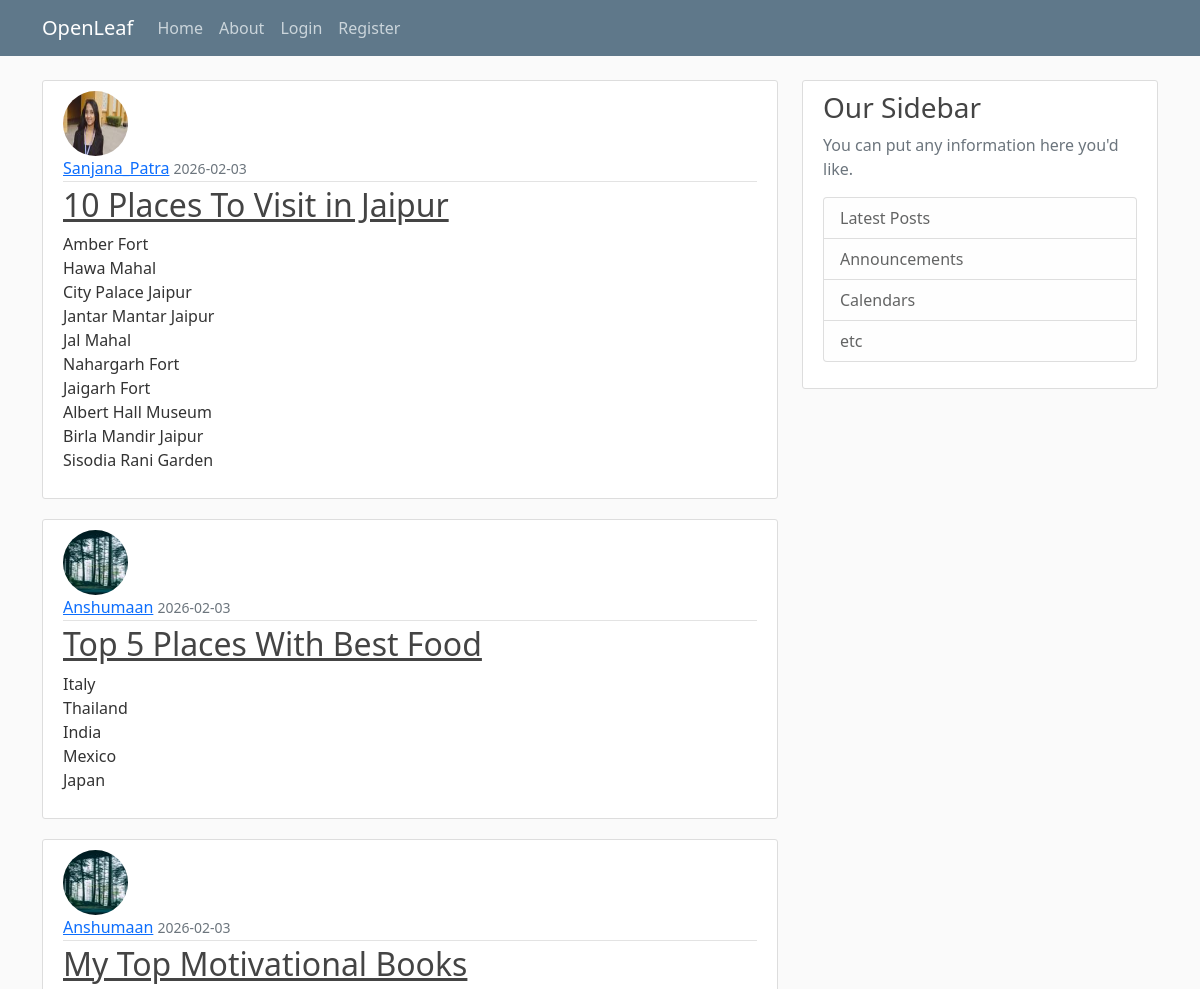
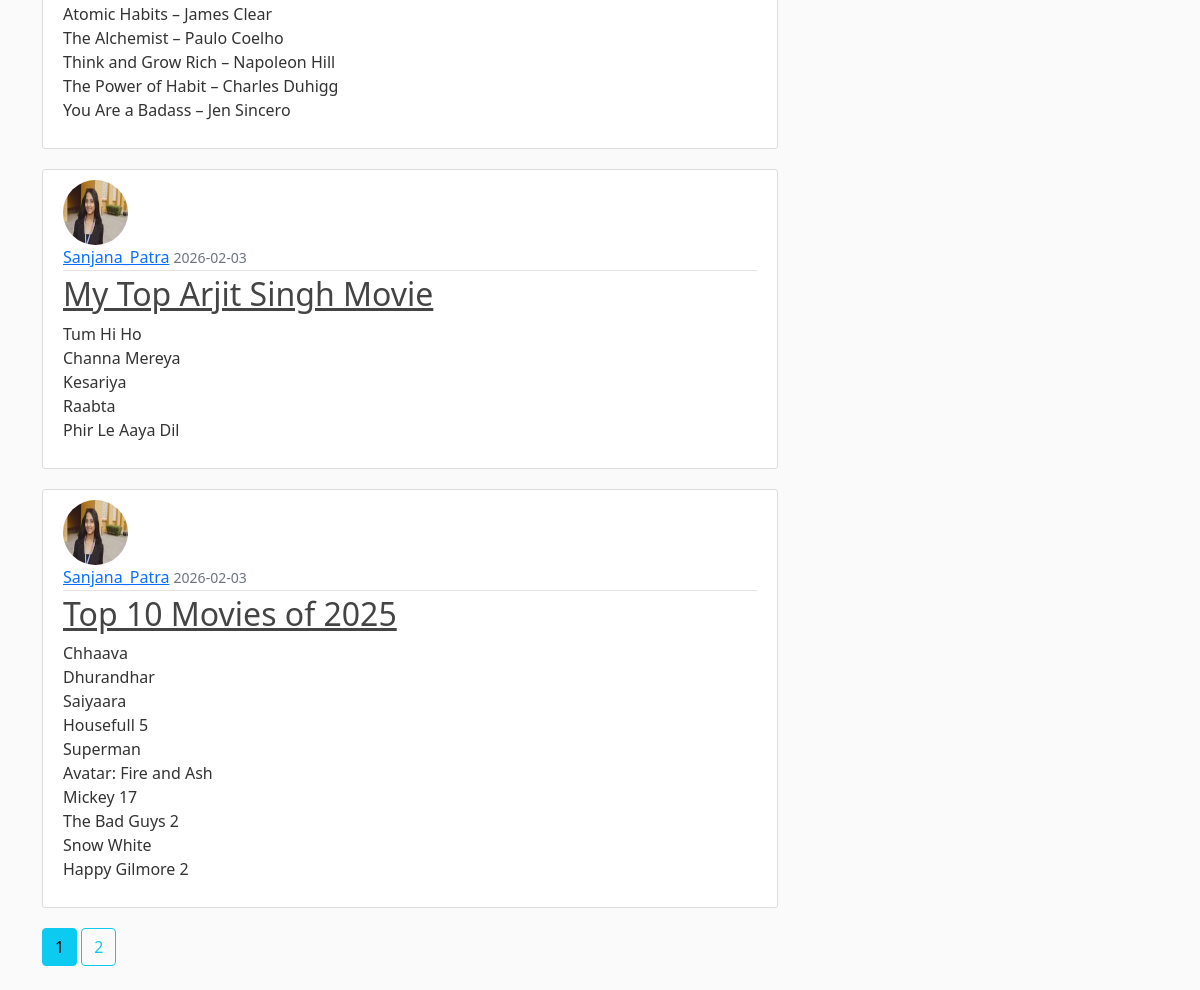
The page /home on the database its author committed (2 pictures, top to bottom).
### main/models.py (models this page shows, shortened)
class Post(db.Model):
    id = db.Column(db.Integer, primary_key=True)
    title = db.Column(db.String(100), nullable=False)
    date_posted = db.Column(db.DateTime, nullable=False, default=datetime.utcnow)
    content = db.Column(db.Text, nullable=False)
    user_id = db.Column(db.Integer, db.ForeignKey('user.id'), nullable=False)

class User(db.Model, UserMixin):
    id = db.Column(db.Integer, primary_key=True)
    username = db.Column(db.String(20), unique=True, nullable=False)
    email = db.Column(db.String(120), unique=True, nullable=False)
    image_file = db.Column(db.String(20), nullable=False, default='default.jpg')
    password = db.Column(db.String(60), nullable=False)
    posts = db.relationship('Post', backref='author', lazy=True)

### main/mmain/routes.py (the view)
@mmain.route("/")
@mmain.route("/home")
def home():
    page = request.args.get('page', 1, type=int)
    posts = Post.query.order_by(Post.date_posted.desc()).paginate(page=page, per_page=5)
    return render_template('home.html', posts=posts)

### main/templates/home.html
{% extends "layout.html" %}
{% block content %}
    {% for post in posts.items %}
        <article class="media content-section">
          <img class="rounded-circle article-img"
               src="{{ url_for('static', filename='profile_pics/' + post.author.image_file)}}">
          <div class="media-body">
            <div class="article-metadata">
              <a class="mr-2" href="{{ url_for('users.user_posts', username=post.author.username) }}">
                  {{ post.author.username }}</a>
              <small class="text-muted">{{ post.date_posted.strftime('%Y-%m-%d') }}</small>
            </div>
            <h2><a class="article-title" href="{{ url_for('posts.post', post_id=post.id)}}">{{ post.title }}</a></h2>
            <p class="article-content">{{ post.content }}</p>
          </div>
        </article>
    {% endfor %}
    {% for page_num in posts.iter_pages(left_edge=1, right_edge=1, left_current=1, right_current=2) %}
      {% if page_num %}
        {% if posts.page == page_num %}
          <a class="btn btn-info mb-4" href="{{ url_for('mmain.home', page=page_num) }}">{{ page_num }}</a>
        {% else %}
          <a class="btn btn-outline-info mb-4" href="{{ url_for('mmain.home', page=page_num) }}">{{ page_num }}</a>
        {% endif %}
      {% else %}
        ...
      {% endif %}
    {% endfor %}
{% endblock content %}

### main/templates/layout.html (shortened to what this page needs)
<!DOCTYPE html>
<html lang="en">
<head>
    <link href="https://cdn.jsdelivr.net/npm/bootstrap@5.0.2/dist/css/bootstrap.min.css"
          rel="stylesheet"
>
    <link rel="stylesheet" type="text/css" href="{{ url_for('static', filename='style.css') }}">
</head>
<body>
    <header class="site-header">
      <nav class="navbar navbar-expand-md navbar-dark bg-steel fixed-top">
        <div class="container">
          <a class="navbar-brand mr-4" href="/">OpenLeaf</a>
          <div class="collapse navbar-collapse" id="navbarToggle">
            <div class="navbar-nav mr-auto">
              <a class="nav-item nav-link" href="{{ url_for('mmain.home') }}">Home</a>
              <a class="nav-item nav-link" href="{{ url_for('mmain.about') }}">About</a>
            </div>
            <div class="navbar-nav">
              {% if current_user.is_authenticated %}
                <a class="nav-item nav-link" href="{{ url_for('posts.new_post') }}">New Post</a>
                <a class="nav-item nav-link" href="{{ url_for('users.account') }}">Account</a>
                <a class="nav-item nav-link" href="{{ url_for('users.logout') }}">Logout</a>
              {% else %}
                <a class="nav-item nav-link" href="{{ url_for('users.login') }}">Login</a>
                <a class="nav-item nav-link" href="{{ url_for('users.register') }}">Register</a>
              {% endif %}
            </div>
          </div>
        </div>
      </nav>
    </header>
    <main role="main" class="container">
      <div class="row">
        <div class="col-md-8">
          {% block content %}{% endblock %}
        </div>
        <div class="col-md-4">
          <div class="content-section">
            <h3>Our Sidebar</h3>
            <p class='text-muted'>You can put any information here you'd like.
              <ul class="list-group">
                <li class="list-group-item list-group-item-light">Latest Posts</li>
                <li class="list-group-item list-group-item-light">Announcements</li>
                <li class="list-group-item list-group-item-light">Calendars</li>
                <li class="list-group-item list-group-item-light">etc</li>
              </ul>
            </p>
          </div>
        </div>
      </div>
</main>
</body>
</html>

### main/static/style.css (style rules this page uses)
body { background: #fafafa; color: #333333; margin-top: 5rem; }
h1, h2, h3, h4, h5, h6 { color: #444444; }
.bg-steel { background-color: #5f788a; }
.site-header .navbar-nav .nav-link { color: #cbd5db; }
.content-section { background: #ffffff; padding: 10px 20px; border: 1px solid #dddddd; border-radius: 3px; margin-bottom: 20px; }
.article-title { color: #444444; }
.article-content { white-space: pre-line; }
.article-img { height: 65px; width: 65px; margin-right: 16px; }
.article-metadata { padding-bottom: 1px; margin-bottom: 4px; border-bottom: 1px solid #e3e3e3 }

### rows shown on the page
Post: image_file (picture), author.username "Sanjana_Patra", date_posted "2026-02-03", title "10 Places To Visit in Jaipur", content "Amber Fort Hawa Mahal City Palace Jaipur Jantar Mantar Jaipur Jal Mahal Nahargarh Fort Jaigarh Fort Albert Hall Museum Birla Mandir Jaipur Sisodia Rani Garden"
Post: image_file (picture), author.username "Anshumaan", date_posted "2026-02-03", title "Top 5 Places With Best Food", content "Italy Thailand India Mexico Japan"
Post: image_file (picture), author.username "Anshumaan", date_posted "2026-02-03", title "My Top Motivational Books", content "Atomic Habits – James Clear The Alchemist – Paulo Coelho Think and Grow Rich – Napoleon Hill The Power of Habit – Charles Duhigg You Are a Badass – Jen Sincero"
Post: image_file (picture), author.username "Sanjana_Patra", date_posted "2026-02-03", title "My Top Arjit Singh Movie", content "Tum Hi Ho Channa Mereya Kesariya Raabta Phir Le Aaya Dil"
Post: image_file (picture), author.username "Sanjana_Patra", date_posted "2026-02-03", title "Top 10 Movies of 2025", content "Chhaava Dhurandhar Saiyaara Housefull 5 Superman Avatar: Fire and Ash Mickey 17 The Bad Guys 2 Snow White Happy Gilmore 2"

### other values the page prints
{{ page_num }} "1"
{{ page_num }} "2"
